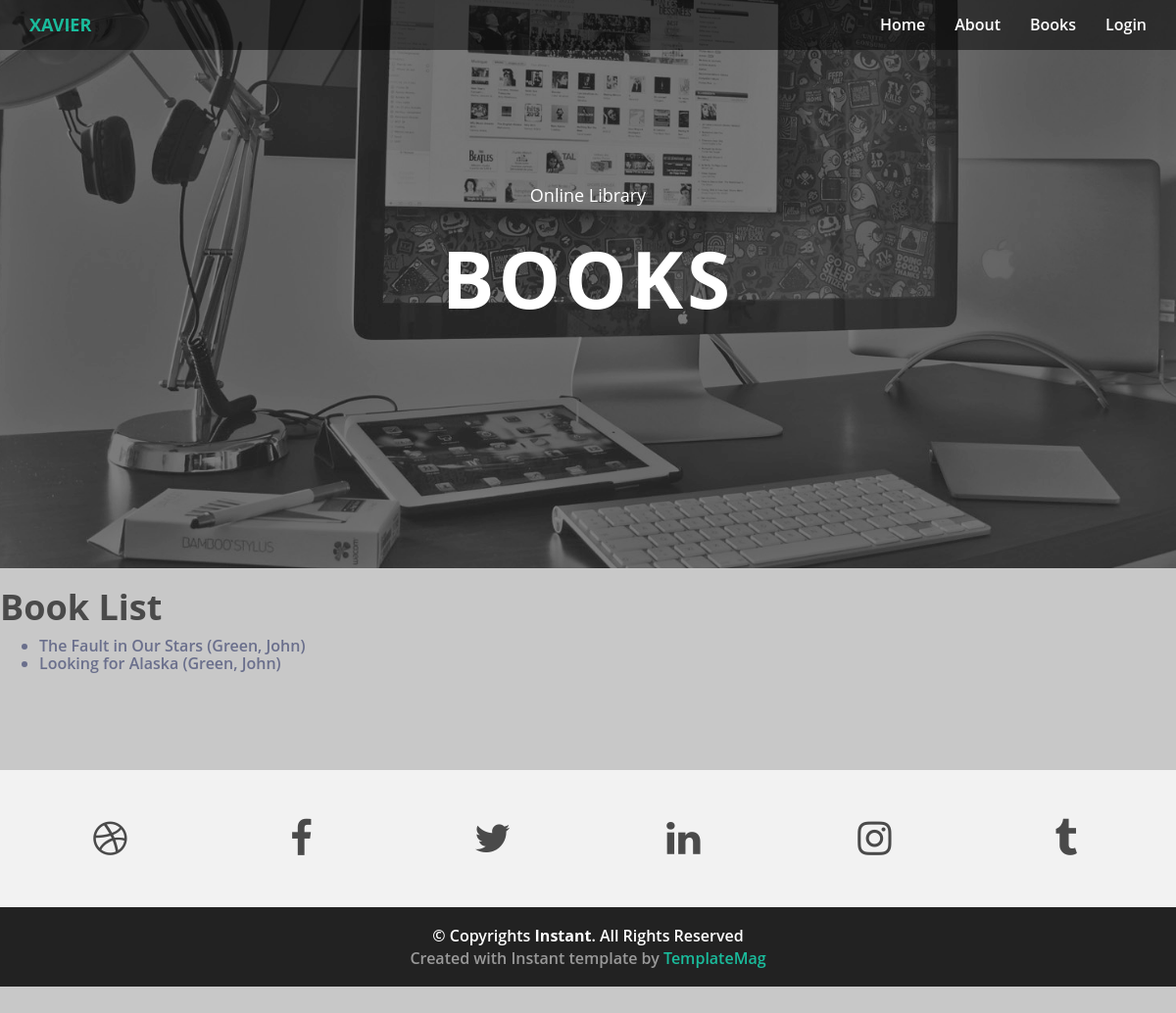
/catalog/books/, run on the app's committed database.
### catalog/models.py (models this page shows, shortened)
class Book(models.Model):
    title = models.CharField(max_length=200)
    author = models.ForeignKey('Author', on_delete=models.SET_NULL, null=True)
    publisher = models.ForeignKey('Publisher', on_delete=models.SET_NULL, null=True)
    date_published = models.DateField('Date Published', null=True, blank=True)
    summary = models.TextField(max_length=1000, help_text='Enter a brief description of the book')
    isbn = models.CharField('ISBN', max_length=13, help_text='13 Character <a href="https://www.isbn-international.org/content/what-isbn">ISBN number</a>')
    genre = models.ManyToManyField(Genre, help_text='Select a genre for this book')
    reviews = models.ManyToManyField(Review, help_text='Leave a review for this book')
    def get_absolute_url(self):
        return reverse('book-detail', args=[str(self.id)])
    def display_genre(self):
        """Create a string for the Genre. This is required to display genre in Admin."""
        return ', '.join(genre.name for genre in self.genre.all()[:3])
    def display_review(self):
        """Create a string for the Genre. This is required to display genre in Admin."""
        return ', '.join(reviews.review + ' - ' + reviews.reviewer.username for reviews in self.reviews.all()[:3])
    display_review.short_description = 'Reviews'
    display_genre.short_description = 'Genre'

class Author(models.Model):
    first_name = models.CharField(max_length=100)
    last_name = models.CharField(max_length=100)
    date_of_birth = models.DateField(null=True, blank=True)
    date_of_death = models.DateField('Died', null=True, blank=True)
    class Meta:
        ordering = ['last_name', 'first_name']
    def __str__(self):
        return f'{self.last_name}, {self.first_name}'

### catalog/views.py (the view)
# urls.py: path('books/', views.BookListView.as_view(), name='books'),
class BookListView(generic.ListView):
    model = Book
    paginate_by = 5

### catalog/templates/catalog/book_list.html (shortened to what this page needs)
{% extends "base_generic.html" %}
{% block content %}
<div id="workwrap">
  <div class="container">
    <div class="row">
      <div class="col-lg-6 col-lg-offset-3">
        <h4>Online Library</h4>
        <h1>BOOKS</h1>
      </div>
    </div>
  </div>
</div>
  <h1>Book List</h1>
{% if not user.is_authenticated or perms.catalog.view_book %}
  {% if book_list %}
  <ul>
    {% for book in book_list %}
      <li>
        <a href="{{ book.get_absolute_url }}">{{ book.title }}</a> ({{book.author}})
      </li>
    {% endfor %}
  </ul>
  {% else %}
    <p>There are no books in the library.</p>
  {% endif %}
{% else %}
  <p>You don't have access to view this page.</p>
{% endif %}
{% endblock %}

### catalog/static/css/styles.css (style rules this page uses)
body { font-family: 'Montserrat', sans-serif; font-weight: 400; font-size: 16px; -webkit-font-smoothing: antialiased; -webkit-overflow-scrolling: touch; }
h1, h2, h3, h4, h5, h6 { font-weight: 700; color: #4a4a4a; }
#workwrap { background: url(../img/work.jpg) no-repeat center top; margin-top: -70px; padding-top: 250px; text-align:center; background-attachment: relative; background-position: center center; min-height: 650px; width: 100%; -webkit-background-size: 100%; -moz-background-size: 100%; -o-background-size: 100%; background-size: 100%; -webkit-background-size: cover; -moz-background-size: cover; -o-background-size: cover; background-size: cover; }
#workwrap h1 { color:#ffffff; padding-top: 10px; padding-bottom: 20px; letter-spacing: 4px; font-size: 80px; font-weight: bold; }
#workwrap h4 { font-weight: 400; color: #ffffff }
body { margin:0; color:#6a6f8c; background:#c8c8c8; font:600 16px/18px 'Open Sans',sans-serif; }
*,:after,:before { box-sizing:border-box }
a { color:inherit;text-decoration:none }

### data on the page
Book: title "The Fault in Our Stars", author "Green, John"
Book: title "Looking for Alaska", author "Green, John"
